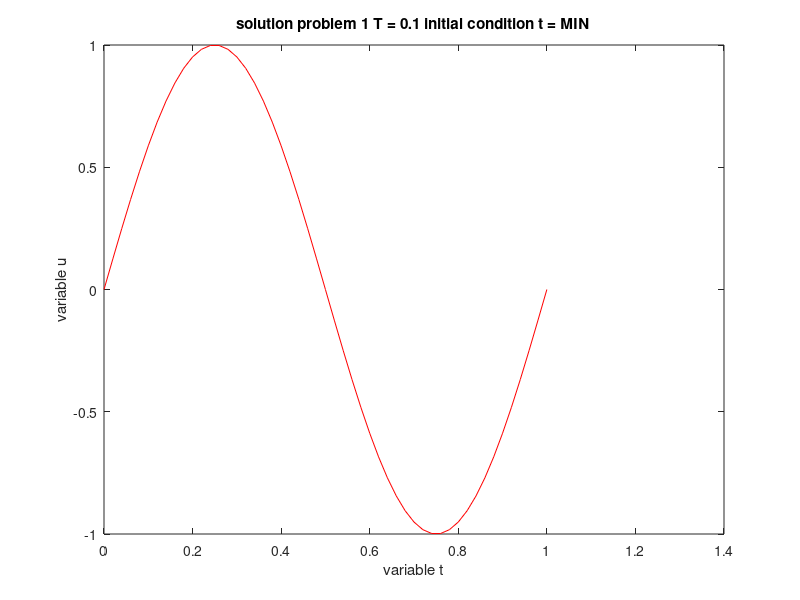
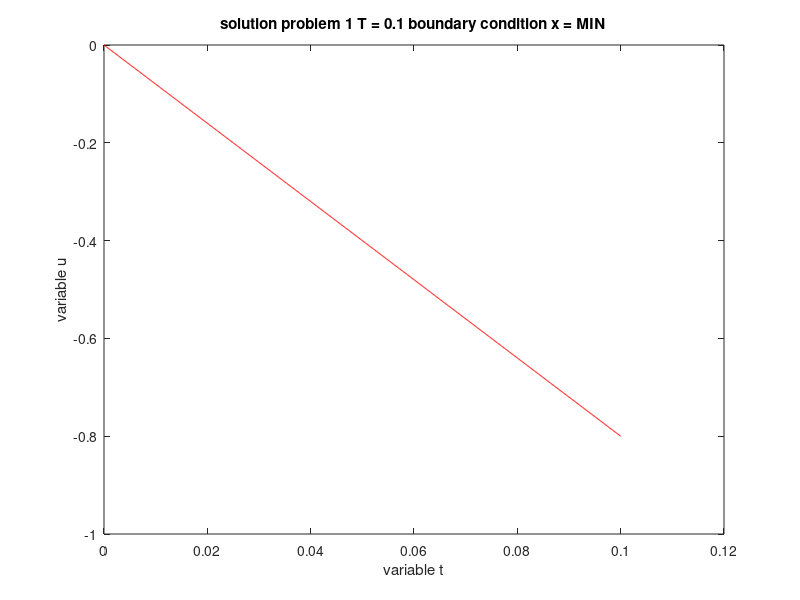
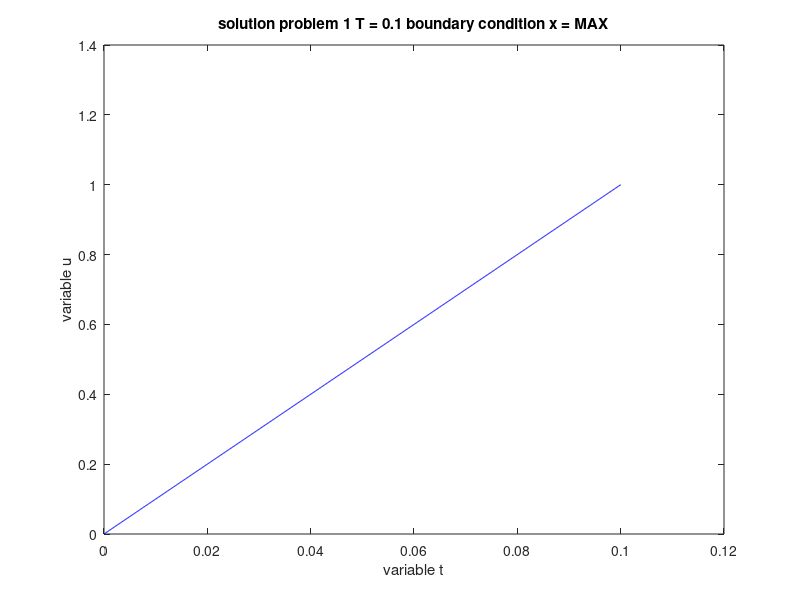
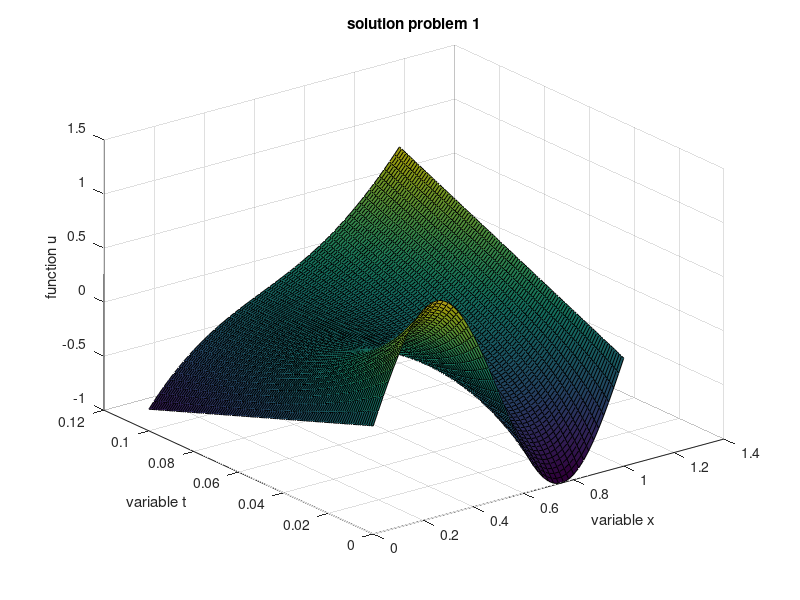

Recreate these plots in MATLAB, in order. (Note: this script raises an error after producing the figures.)
x_0 = 0;  x_f = 1; %interval for x
t_0 = 0;  t_f = 0.1;  % interval for t 

discretization_num_x = 49; % number of discretization 
discretization_num_t = 999; % number of discretization
delta_x = (x_f - x_0)/(discretization_num_x+1); % delta x
delta_t = (t_f - t_0)/(discretization_num_t+1); % delta y

% definition of the x-values on axis
x(1) = x_0;
for q = 2:discretization_num_x + 2
    x(q) = x(q-1) + delta_x;   
end;

% definition of the t-values on axis
t(1) = t_0;
for q = 2:discretization_num_t + 2
    t(q) = t(q-1) + delta_t; 
end;

% Initial condition
for i = 1:discretization_num_x + 2;
    u(1,i) = sin(2*pi*x(i)); % g(x) function. Go through all values of u for given t = t_0
end;
figure; plot(x, u(1,:), 'r'); xlabel('variable t'); ylabel('variable u'); title('solution problem 1 T = 0.1 initial condition t = MIN'); 


for n = 1:discretization_num_t + 2;
   u(n,1) = -8*t(n);  % Go through all values of u for given x = x_0
   u(n,discretization_num_x+2) = 10*t(n);
end;

% till this moment we have defined u(1,:), u(:,1), u(:,end) (defining all
% the surface including boundary conditions implementation - discretized)
for n = 1:discretization_num_t+1
    for i = 2:discretization_num_x + 1
        u(n+1,i) = u(n,i)+(delta_t/(delta_x)^2)*(u(n,i+1)+u(n,i-1)-2*u(n,i))+(delta_t/delta_x)*x(i)*(u(n,i+1)-u(n,i-1))+3*delta_t*t(n)*u(n,i)+delta_t*(t(n)^2)*(x(i)-1);
    end;
end;
  
figure; plot(t,u(:,1),'r');  xlabel('variable t'); ylabel('variable u');
title('solution problem 1 T = 0.1 boundary condition x = MIN'); 
figure; plot(t,u(:,discretization_num_x + 2), 'b'); xlabel('variable t'); ylabel('variable u'); title('solution problem 1 T = 0.1 boundary condition x = MAX');

%plotting and normalizing vectors
for j=1:101                      
    W(j,:) = u(10*(j-1)+1,:);
    tnew(j) = t(10*(j-1)+1);
end;

%tnew = (1:101)*t/(101);
figure;
surfl(x,tnew,W,'light'); xlabel('variable x'); ylabel('variable t'); zlabel('function u'); title('solution problem 1');   


figure; plot(x,u(1,:)); xlabel('variable x'); ylabel('variable t'); zlabel('function u'); title('u(t,x) when t = 0'); 
figure; plot(x,u((discretization_num_t+1)/2,:)); xlabel('variable x'); ylabel('variable t'); zlabel('function u'); title('u(t,x) when t = T/2'); 
figure; plot(x,u(discretization_num_t+2,:)); xlabel('variable x'); ylabel('variable t'); zlabel('function u'); title('u(t,x) when t = T'); 

answer_6 = showsolutionInPoint(1/2, t_f/4, u, x_0, delta_x, t_0, delta_t);
display(answer_6);